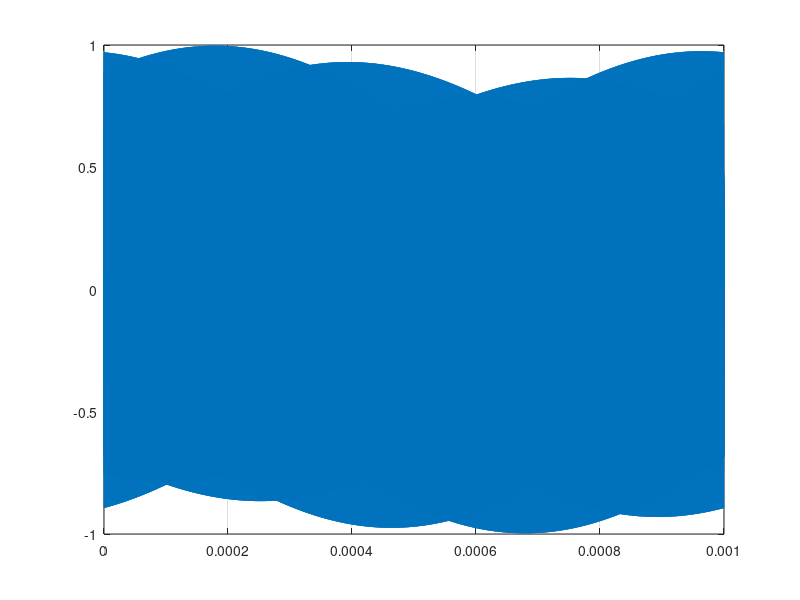
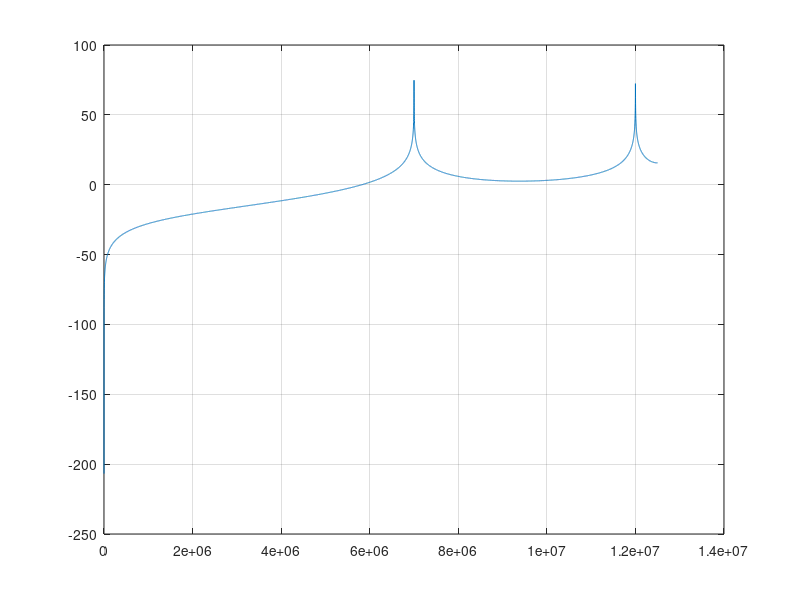

MATLAB code for these plots, in order:
clear all;close all;fig=1;available_graphics_toolkits()loaded_graphics_toolkits()graphics_toolkit ("qt");fsampl = 25e6; #[Hz]t_end = 0.001; #[s]t= linspace(0,t_end,t_end.*fsampl);fT = 10e6; #[Hz]phase = (3.*pi)./4; #[rad] - 135°x1 = 2.*pi.*t.*fT+phase;fS = 3e6; #[Hz]x2 = 2.*pi.*t.*fS;am_signal = sin(x1).*sin(x2);figure(fig++);plot(t,am_signal);grid on;Fs=20.*log10(abs(fft(am_signal)));figure(fig++);freqencies=linspace(0,fsampl./2,length(Fs)./2);plot(freqencies,Fs(:,1:1:(length(Fs)./2)));grid on;